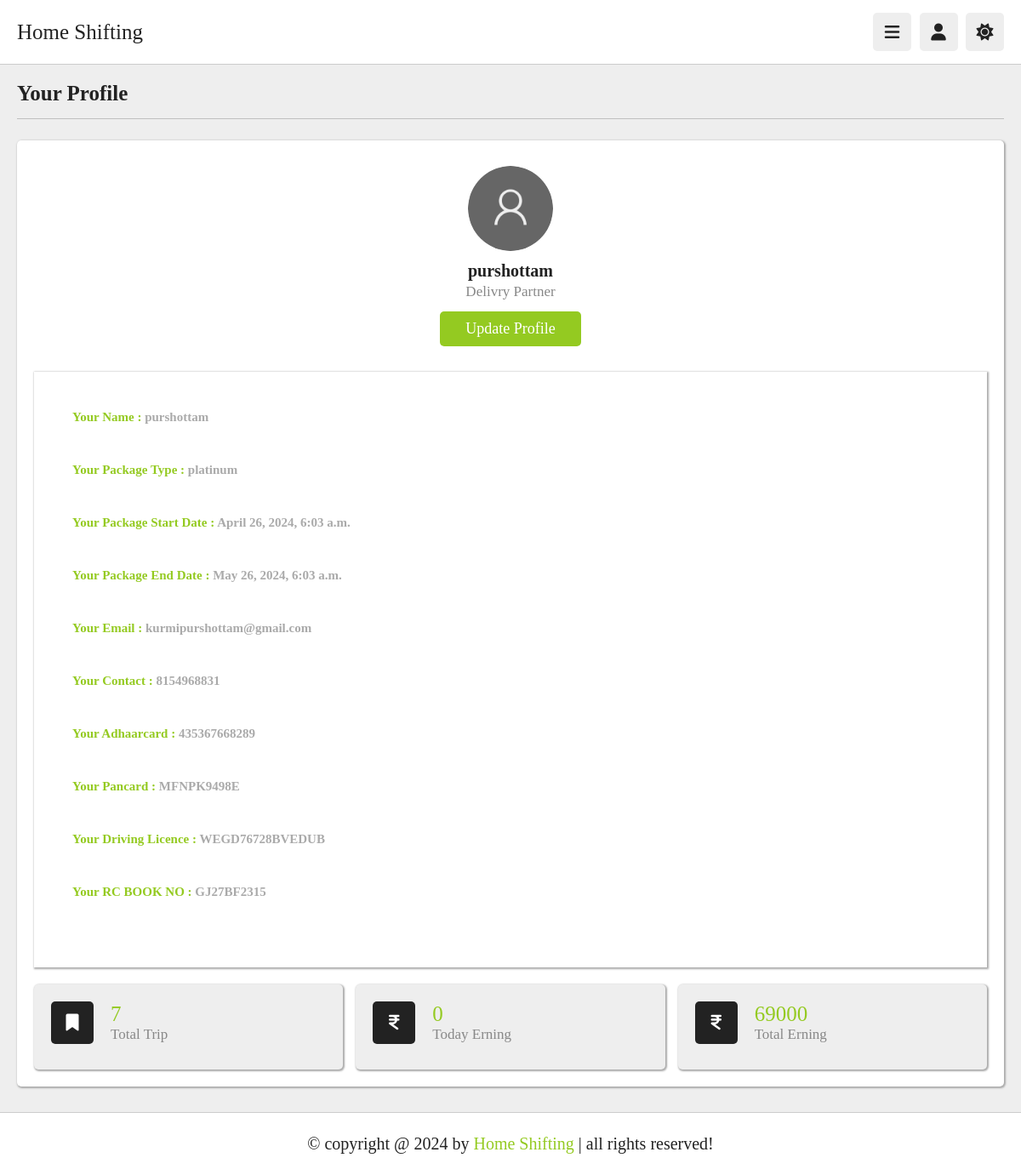
Page /attache_partner/delivery_profile (signed in) on the earlier database version.
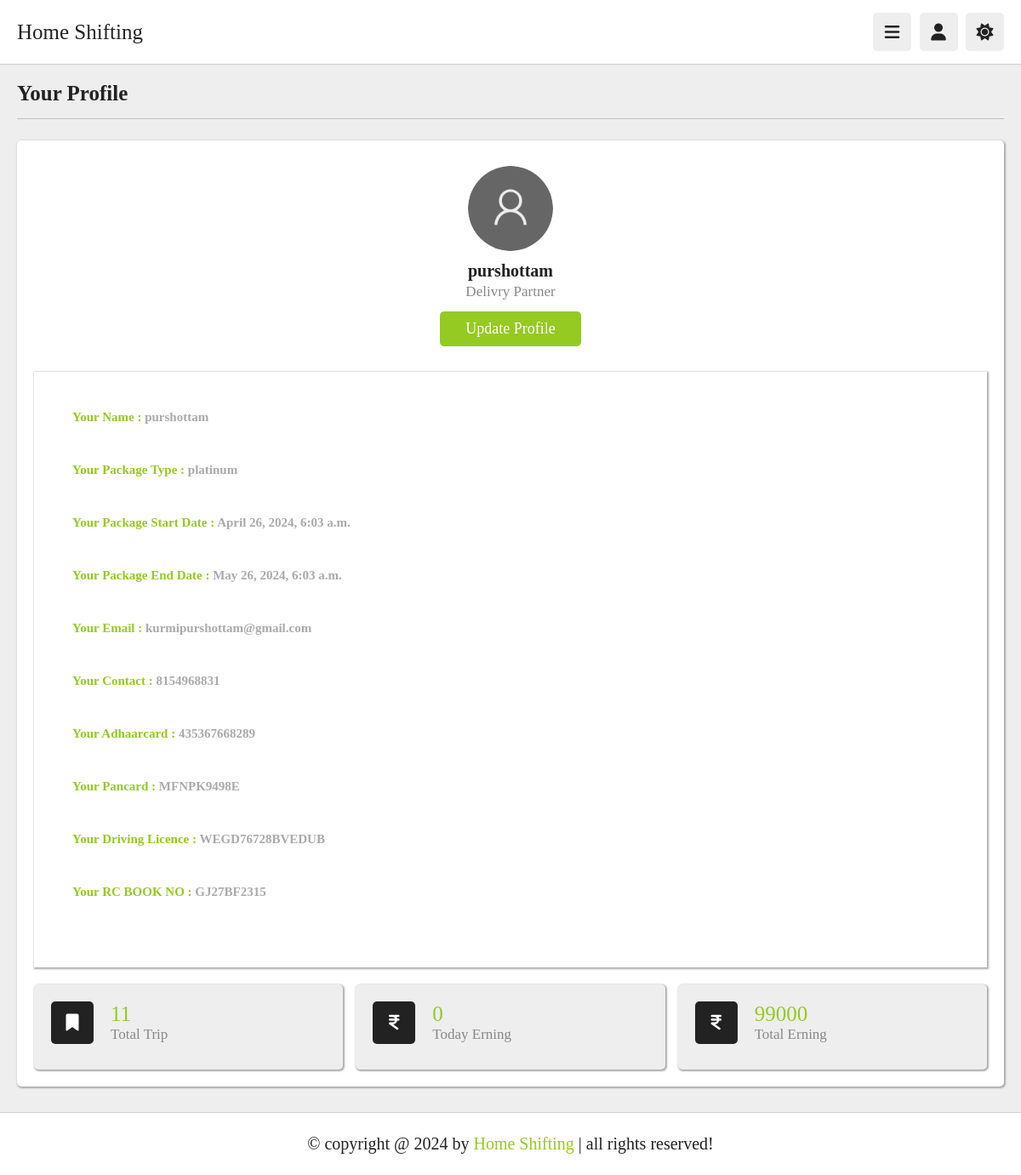
Same page on the later database version.
### myapp2/models.py (models this page shows)
class Rides(models.Model):
	truckpartner = models.ForeignKey(Truckpartner,on_delete = models.CASCADE, null = True)
	total_trip = models.PositiveIntegerField(default = 0 , null = True)
	start_time = models.DateTimeField(null = True)
	expiry_time = models.DateTimeField(null = True)
	today_earning = models.PositiveBigIntegerField(default = 0, null = True)
	total_earning = models.PositiveBigIntegerField(default = 0, null = True)
	def __str__(self):
	    return self.truckpartner.t_name

### myapp2/views.py (the view)
# urls.py: path('delivery_profile', views.delivery_profile, name='delivery_profile'),
def delivery_profile(request):
    truckpartner = Truckpartner.objects.get(t_email = request.session['email'])
    ride = Rides.objects.get(truckpartner = truckpartner)
    print("555555555555555555555555555555555555555555555555555555555555555555555555555",ride)
    try:
        current_datetime = timezone.now()
        if ride.expiry_time is not None:
            if current_datetime >= ride.expiry_time:
                ride.today_earning = 0
                ride.save()
            print(ride.today_earning)
            return render(request,'delivery_profile.html',{"truckpartner":truckpartner , 'ride':ride})
        else:
            return render(request,'delivery_profile.html',{"truckpartner":truckpartner , 'ride':ride})
    except:
        return render(request,'delivery_profile.html',{"truckpartner":truckpartner , 'ride':ride})

### myapp2/templates/delivery_profile.html
{% extends "delivery_header.html" %}
{% load static %}
{% block  content %}
<section class="user-profile"  >
   <h1 class="heading">your profile</h1>
   <div class="info" style="box-shadow: 1px 1px 2px 1px #aaaaaa;">
      <div class="user">
         <img src="{{truckpartner.t_picture.url}}" alt="">
         <h3>{{truckpartner.t_name}}</h3>
         <p>Delivry Partner</p>
         <a href="{% url 'delivery_profile_update' %}" class="inline-btn">update profile</a>
      </div>
      <div class="box" style="height: 70rem; box-shadow: 1px 1px 2px 1px #aaaaaa;">
         <h2 style="color: #94CA21; padding-top: 4.5rem; padding-left: 4.5rem;">Your Name : <span style="color:#aaaaaa;">{{truckpartner.t_name}}</span></h2>
         <h2 style="color: #94CA21; padding-top: 4.5rem; padding-left: 4.5rem;">Your Package Type : <span style="color:#aaaaaa;">{{truckpartner.package_type}}</span></h2>
         <h2 style="color: #94CA21; padding-top: 4.5rem; padding-left: 4.5rem;">Your Package Start Date : <span style="color:#aaaaaa;">{{truckpartner.start_date}}</span></h2>
         <h2 style="color: #94CA21; padding-top: 4.5rem; padding-left: 4.5rem;">Your Package End Date : <span style="color:#aaaaaa;">{{truckpartner.end_date}}</span></h2>
         <h2 style="color: #94CA21; padding-top: 4.5rem; padding-left: 4.5rem;">Your Email : <span style="color:#aaaaaa;">{{truckpartner.t_email}}</span></h2>
         <h2 style="color: #94CA21; padding-top: 4.5rem; padding-left: 4.5rem;">Your Contact : <span style="color:#aaaaaa;">{{truckpartner.t_contact}}</span></h2>
         <h2 style="color: #94CA21; padding-top: 4.5rem; padding-left: 4.5rem;">Your Adhaarcard : <span style="color:#aaaaaa;">{{truckpartner.t_aadharcard_details}}</span></h2>
         <h2 style="color: #94CA21; padding-top: 4.5rem; padding-left: 4.5rem;">Your Pancard : <span style="color:#aaaaaa;">{{truckpartner.t_pancard_details}}</span></h2>
         <h2 style="color: #94CA21; padding-top: 4.5rem; padding-left: 4.5rem;">Your Driving Licence : <span style="color:#aaaaaa;">{{truckpartner.t_drivinglicence_details}}</span></h2>
         <h2 style="color: #94CA21; padding-top: 4.5rem; padding-left: 4.5rem;">Your RC BOOK NO : <span style="color:#aaaaaa;">{{truckpartner.t_rcnumber}}</span></h2>
      </div>
      <div class="box-container" style="margin-top: 20px;">
         <div class="box" style="box-shadow: 1px 1px 2px 1px #aaaaaa;">
            <div class="flex">
               <i class="fas fa-bookmark"></i>
               <div>
                  <span>{{ride.total_trip}}</span>
                  <p>Total Trip</p>
               </div>
            </div>
         </div>
         <div class="box" style="box-shadow: 1px 1px 2px 1px #aaaaaa;"  >
            <div class="flex">
               <i class="fa-solid fa-indian-rupee-sign"></i>
               <div>
                  <span>{{ride.today_earning}}</span>
                  <p>Today Erning</p>
               </div>
            </div>
         </div>
         <div class="box" style="box-shadow: 1px 1px 2px 1px #aaaaaa;">
            <div class="flex">
               <i class="fa-solid fa-indian-rupee-sign"></i>
               <div>
                  <span>{{ride.total_earning}}</span>
                  <p>Total Erning</p>
               </div>
            </div>
         </div>
      </div>
   </div>
</section>
{% endblock %}

Differences in the rows shown:
changed Rides: total_trip "7" → "11"; total_earning "69000" → "99000"
